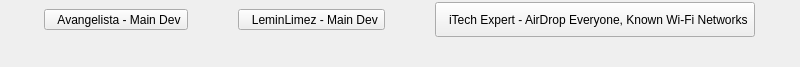
                <widget class="QWidget" name="scrollAreaWidgetContents_3">
                 <property name="geometry">
                  <rect>
                   <x>0</x>
                   <y>0</y>
                   <width>800</width>
                   <height>67</height>
                  </rect>
                 </property>
                 <property name="sizePolicy">
                  <sizepolicy hsizetype="Expanding" vsizetype="Preferred">
                   <horstretch>0</horstretch>
                   <verstretch>0</verstretch>
                  </sizepolicy>
                 </property>
                 <property name="minimumSize">
                  <size>
                   <width>800</width>
                   <height>0</height>
                  </size>
                 </property>
                 <layout class="QHBoxLayout" name="horizontalLayout_6">
                  <property name="leftMargin">
                   <number>0</number>
                  </property>
                  <property name="topMargin">
                   <number>0</number>
                  </property>
                  <property name="rightMargin">
                   <number>0</number>
                  </property>
                  <property name="bottomMargin">
                   <number>28</number>
                  </property>
                  <item>
                   <widget class="QToolButton" name="toolButton_2">
                    <property name="text">
                     <string>  Avangelista - Main Dev</string>
                    </property>
                    <property name="icon">
                     <iconset resource="resources.qrc">
                      <normaloff>:/credits/Avangelista.png</normaloff>:/credits/Avangelista.png</iconset>
                    </property>
                    <property name="toolButtonStyle">
                     <enum>Qt::ToolButtonTextBesideIcon</enum>
                    </property>
                   </widget>
                  </item>
                  <item>
                   <widget class="QToolButton" name="toolButton">
                    <property name="text">
                     <string>  LeminLimez - Main Dev</string>
                    </property>
                    <property name="icon">
                     <iconset resource="resources.qrc">
                      <normaloff>:/credits/LeminLimez.png</normaloff>:/credits/LeminLimez.png</iconset>
                    </property>
                    <property name="toolButtonStyle">
                     <enum>Qt::ToolButtonTextBesideIcon</enum>
                    </property>
                   </widget>
                  </item>
                  <item>
                   <widget class="QToolButton" name="toolButton_5">
                    <property name="sizePolicy">
                     <sizepolicy hsizetype="Fixed" vsizetype="Fixed">
                      <horstretch>0</horstretch>
                      <verstretch>0</verstretch>
                     </sizepolicy>
                    </property>
                    <property name="minimumSize">
                     <size>
                      <width>0</width>
                      <height>35</height>
                     </size>
                    </property>
                    <property name="text">
                     <string>  iTech Expert - AirDrop Everyone, Known Wi-Fi Networks</string>
                    </property>
                    <property name="icon">
                     <iconset resource="resources.qrc">
                      <normaloff>:/credits/LeminLimez.png</normaloff>:/credits/LeminLimez.png</iconset>
                    </property>
                    <property name="toolButtonStyle">
                     <enum>Qt::ToolButtonTextBesideIcon</enum>
                    </property>
                   </widget>
                  </item>
                 </layout>
                </widget>
